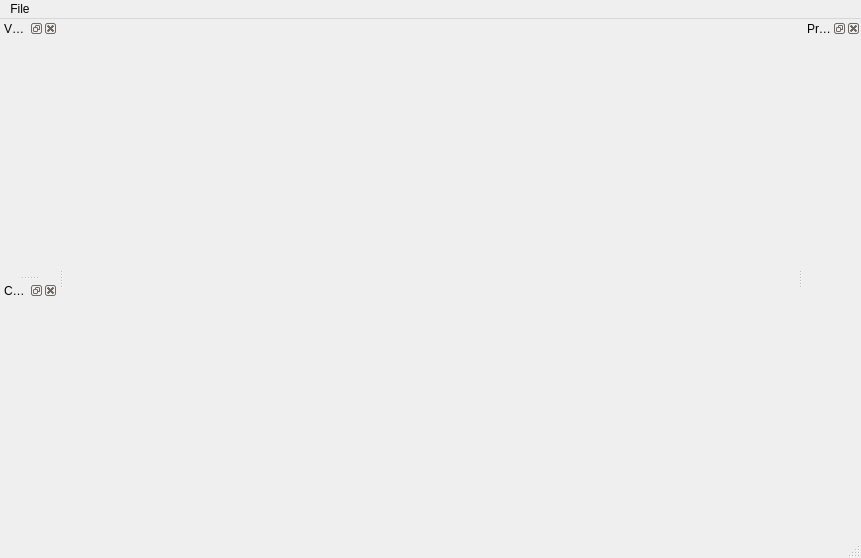
<?xml version="1.0" encoding="UTF-8"?>
<ui version="4.0">
 <class>MainWindow</class>
 <widget class="QMainWindow" name="MainWindow">
  <property name="geometry">
   <rect>
    <x>0</x>
    <y>0</y>
    <width>861</width>
    <height>558</height>
   </rect>
  </property>
  <property name="windowTitle">
   <string>Exposure Render</string>
  </property>
  <widget class="QWidget" name="centralwidget">
   <layout class="QHBoxLayout" name="horizontalLayout"/>
  </widget>
  <widget class="QMenuBar" name="menubar">
   <property name="geometry">
    <rect>
     <x>0</x>
     <y>0</y>
     <width>861</width>
     <height>21</height>
    </rect>
   </property>
   <widget class="QMenu" name="menuFile">
    <property name="title">
     <string>File</string>
    </property>
    <addaction name="actionOpen"/>
    <addaction name="actionSave"/>
    <addaction name="actionClose"/>
    <addaction name="separator"/>
    <addaction name="actionImport_volume"/>
    <addaction name="separator"/>
    <addaction name="actionExit"/>
   </widget>
   <addaction name="menuFile"/>
  </widget>
  <widget class="QStatusBar" name="statusbar"/>
  <widget class="QDockWidget" name="VolumePropertyDockWidget">
   <property name="windowTitle">
    <string>Volume property</string>
   </property>
   <attribute name="dockWidgetArea">
    <number>1</number>
   </attribute>
   <widget class="QWidget" name="dockWidgetContents"/>
  </widget>
  <widget class="QDockWidget" name="CameraDockWidget">
   <property name="windowTitle">
    <string>Camera</string>
   </property>
   <attribute name="dockWidgetArea">
    <number>1</number>
   </attribute>
   <widget class="QWidget" name="dockWidgetContents_2"/>
  </widget>
  <widget class="QDockWidget" name="PropsDockWidget">
   <property name="windowTitle">
    <string>Props</string>
   </property>
   <attribute name="dockWidgetArea">
    <number>2</number>
   </attribute>
   <widget class="QWidget" name="dockWidgetContents_3"/>
  </widget>
  <action name="actionOpen">
   <property name="text">
    <string>Open</string>
   </property>
  </action>
  <action name="actionSave">
   <property name="text">
    <string>Save</string>
   </property>
  </action>
  <action name="actionImport_volume">
   <property name="text">
    <string>Import volume</string>
   </property>
  </action>
  <action name="actionExit">
   <property name="text">
    <string>Exit</string>
   </property>
  </action>
  <action name="actionClose">
   <property name="text">
    <string>Close</string>
   </property>
  </action>
 </widget>
 <resources/>
 <connections/>
</ui>
